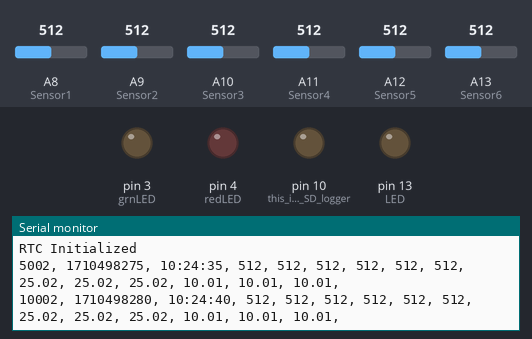
The sketch below on a simulated Arduino Mega 2560, built with avr-gcc and run on an emulated ATmega2560. Parts: output pins drawn as LEDs (lit = HIGH), the last lines printed to the serial monitor. Inputs (shaded band) come from the test bench; at power-on: A13 (Sensor6) = 512, A8 (Sensor1) = 512, A9 (Sensor2) = 512, A10 (Sensor3) = 512, A11 (Sensor4) = 512, A12 (Sensor5) = 512. The local clock reads 2024-03-15 10:24:30 at power-on unless the sketch sets it; storage starts empty.

Above: at 10.8 s.
10.9 s: A13 (Sensor6) set to 219
At 16.4 s:
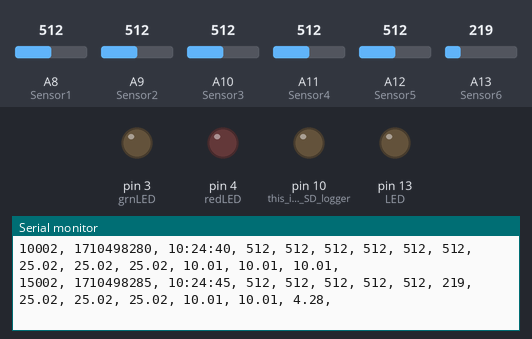
18.3 s: A13 (Sensor6) set to 194
At 21.5 s:
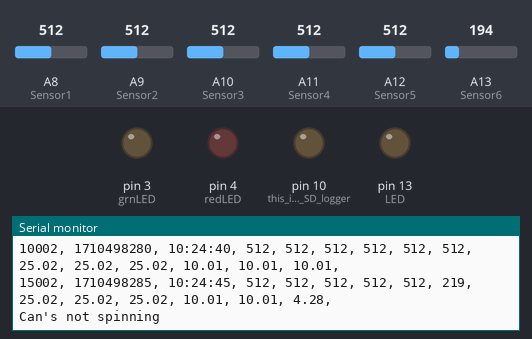

Measured:
- the behaviour switches between 211 and 210 on A13 (Sensor6) (found by bisection; images 1 and 2)
- after the input at 10.9 s, the serial monitor: prints a new line after 4.1 s (image 1)
- after the input at 18.3 s, the serial monitor: prints a new line after 1.7 s (image 2)

The sketch:

MillLogger.ino
```cpp
//#include <SdFat.h>  //Optional SD Library in case of stack heap collisions et cetera
//SdFat SD;           //(I think this requires FAT16 though)
#include <SD.h> //Original SD Library
#include <SPI.h> //Load SPI Library - MAY NOT NEED
#include <SoftwareSerial.h> //Load the Software Serial library
#include <Arduino.h>
#include <RTClib.h>
#include <Wire.h>
RTC_DS1307 RTC;            //define logger RTC object
//#define chipSelect 10 //for SD logger
#define LED   13   //Arduino onboard LED pin
#define grnLED 3   //green LED on logger
#define redLED 4   //red LED on logger
#define LOG_INTERVAL 4999 //how long do we want between log intervals (in ms)?
File logFile; //Data object you will write your sensor data to
SoftwareSerial mySerial(6, 7); //Initialize the Software Serial port
uint32_t timer = millis(); //Sets milliseconds since Arduino on timer
//RTC_Millis rtc;

#define Sensor1 A8 //Sensor1 uses pin A8
#define Sensor2 A9 //Sensor2 uses pin A9
#define Sensor3 A10 //Sensor3 uses pin A10
#define Sensor4 A11 //Sensor4 uses pin A11
#define Sensor5 A12 //Sensor5 uses pin A12
#define Sensor6 A13 //Sensor6 uses pin A13


void setup(){
  Serial.begin(57600);
  Wire.begin();
//    rtc.begin(DateTime(F(__DATE__), F(__TIME__)));
//    if (!RTC.begin()) {
//    Serial.println("RTC failed");
//    Serial.println("RTC failed");
//}
  DateTime now;    //this retrieves a new date/time
  now = RTC.now(); //fetch RTC time
  Serial.println(now.second(), DEC);
  Serial.println("RTC Initialized");
  pinMode(LED,OUTPUT);
  pinMode(grnLED,OUTPUT);
  pinMode(redLED,OUTPUT);
  pinMode(10, OUTPUT);  //this is for the SD logger

  //**************SD Logger File Setup***********************//
  //*To do: Make this a function instead.
  //see if the card is present and can be initialized. Spinlock if it fails.
  if (!SD.begin(10,11,12,13)) {
    Serial.println("Cant initialize card");
    digitalWrite(redLED, HIGH);
    while(1){};
  }
   // create a NEW file
  char filename[] = "LOGGER00.CSV";     //INPUT a default filename here, replace LOGGER with something
    for (uint8_t i = 0; i < 100; i++) { //and make sure its the same legnth, like COTTON, not MILL
      filename[6] = i/10 + '0';         //but MILLXX would work since 6 letters. You get the point (I hope).
      filename[7] = i%10 + '0';
      if (! SD.exists(filename)) {
        // only open a new file if it doesn't exist
        logFile = SD.open(filename, FILE_WRITE);
        break;  // leave the loop!
       }
  }
  //open up the logFile, spinlock if it fails.
  logFile = SD.open(filename, FILE_WRITE);
  if( ! logFile ) {
    Serial.println("can't open logFile");
    digitalWrite(redLED,HIGH);
    while(1){};
  }
  //Print header to file, keep this in order of what data you log in the loop.
  //This would be your first row on your Excel spreadsheet
  //Uncomment and enter comma separated values to your needs.
  logFile.println(F("millis,Date,Time,Sensor1,Sensor2,Sensor3"));

  //*************END SD Logger File Setup**********************//
    Wire.begin();


}//END SETUP

void loop(){
  DateTime now;    //this retrieves a new date/time
  now = RTC.now(); //fetch RTC time

  // approximately every 5 seconds or so, print out the current stats
  if (millis() - timer > LOG_INTERVAL) {
  timer = millis(); // reset the timer
//  DateTime now;    //this retrieves a new date/time
//  now = RTC.now(); //fetch RTC time

//****Begin Sensor Reading****//
//To do: make this a function
    int SensorADC1 = analogRead(Sensor1);
    int SensorADC2 = analogRead(Sensor2);
    int SensorADC3 = analogRead(Sensor3);
    int SensorADC4 = analogRead(Sensor4);
    int SensorADC5 = analogRead(Sensor5);
    int SensorADC6 = analogRead(Sensor6);

//****End Sensor Reading****//
if (SensorADC6 > 210){ //only read when can is spinning, trigger is can motor- Sensor6


  digitalWrite(grnLED,HIGH); //Set onboard LED HIGH while logging

  logFile.println("");   //go to next line

  Serial.print(millis());              //millis since Arduino on
  Serial.print(F(", "));               //comma and space for Comma Separated Values
  Serial.print(now.unixtime());        //Epoch time: seconds since 1/1/1970 cell- 'stamp' unix epoch time (in Excel try =CELL/(60*60*24)+"1/1/1970" to convert)
  Serial.print(F(", "));
  Serial.print(now.hour(), DEC);       //RTD hour:minute:second time cell
  Serial.print(F(":"));
  Serial.print(now.minute(), DEC);     //RTD hour:minute:second time cell
  Serial.print(F(":"));
  Serial.print(now.second(), DEC);     //RTD hour:minute:second time cell
  Serial.print(F(", "));
  Serial.print(SensorADC1);               //Sensor 1 (connected to A0)
  Serial.print(F(", "));
  Serial.print(SensorADC2);               //Sensor 2 (connected to A1)
  Serial.print(F(", "));
  Serial.print(SensorADC3);               //Sensor 3 (connected to A2)
  Serial.print(F(", "));
  Serial.print(SensorADC4);               //Sensor 3 (connected to A2)
  Serial.print(F(", "));
  Serial.print(SensorADC5);               //Sensor 3 (connected to A2)
  Serial.print(F(", "));
  Serial.print(SensorADC6);               //Sensor 3 (connected to A2)
  Serial.print(F(", "));

  float SensorAmps1 = ((SensorADC1*50));
  float SensorAmps2 = ((SensorADC2*50));
  float SensorAmps3 = ((SensorADC3*50));
  float SensorAmps4 = ((SensorADC4*20));
  float SensorAmps5 = ((SensorADC5*20));
  float SensorAmps6 = ((SensorADC6*20));
  SensorAmps1 = SensorAmps1/1023;
  SensorAmps2 = SensorAmps2/1023;
  SensorAmps3 = SensorAmps3/1023;
  SensorAmps4 = SensorAmps4/1023;
  SensorAmps5 = SensorAmps5/1023;
  SensorAmps6 = SensorAmps6/1023;
  Serial.print(SensorAmps1);               //Sensor 1 (connected to A0)
  Serial.print(F(", "));
  Serial.print(SensorAmps2);               //Sensor 2 (connected to A1)
  Serial.print(F(", "));
  Serial.print(SensorAmps3);               //Sensor 3 (connected to A2)
  Serial.print(F(", "));
  Serial.print(SensorAmps4);               //Sensor 3 (connected to A2)
  Serial.print(F(", "));
  Serial.print(SensorAmps5);               //Sensor 3 (connected to A2)
  Serial.print(F(", "));
  Serial.print(SensorAmps6);               //Sensor 3 (connected to A2)
  Serial.print(F(", "));
//  long map(long x, long in_min, long in_max, long out_min, long out_max)
//  {
//  return (x - in_min) * (out_max - out_min) / (in_max - in_min) + out_min;
//  }

  Serial.println("");   //go to next line


  logFile.flush();       //flush logFile cache after write for next read
  digitalWrite(grnLED,LOW); //Set onboard LED LOW when done logging
}
else Serial.println("Can's not spinning");
  }//END if (millis() - timer > LOG_INTERVAL)
}//END loop
```
